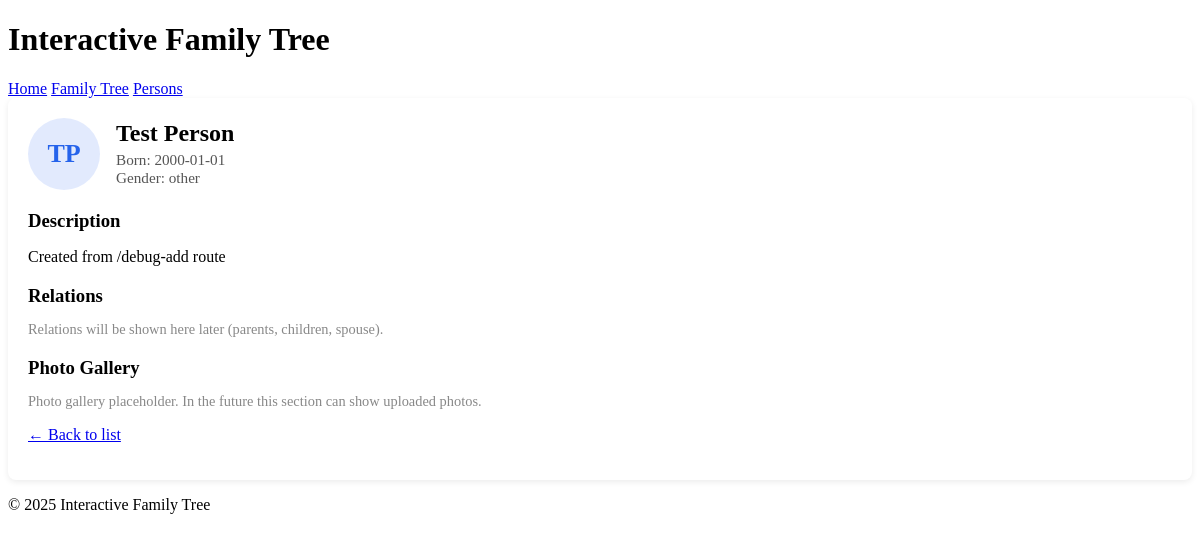
The page /persons/1 on the database its author committed.
### tables this page shows
CREATE TABLE persons (
    id INTEGER PRIMARY KEY AUTOINCREMENT,
    first_name TEXT NOT NULL,
    last_name TEXT,
    birth_date TEXT,
    death_date TEXT,
    gender TEXT,
    notes TEXT,
    created_at TEXT DEFAULT CURRENT_TIMESTAMP
);

### app.py (the view)
@app.route("/persons/<int:person_id>")
def person_detail(person_id):
    person = get_person(person_id)
    if person is None:
        return "Person not found", 404
    return render_template("person_detail.html", person=person)

### db.py (called while the page is built)
def get_db():
    conn = sqlite3.connect(DB_PATH)
    conn.row_factory = sqlite3.Row
    return conn

def get_person(person_id: int):
    conn = get_db()
    cur = conn.cursor()
    cur.execute("SELECT * FROM persons WHERE id = ?", (person_id,))
    rows = cur.fetchone()
    conn.close()
    return rows

### templates/person_detail.html (shortened to what this page needs)
{% extends "base.html" %}
{% block content %}
<div class="person-detail">
    <div class="person-header">
        <div class="person-avatar">
            <span class="avatar-initials">
                {{ person["first_name"][0] }}{% if person["last_name"] %}{{ person["last_name"][0] }}{% endif %}
            </span>
        </div>
        <div class="person-main-info">
            <h2>{{ person["first_name"] }} {{ person["last_name"] or "" }}</h2>
            <p class="person-dates">
                {% if person["birth_date"] %}
                    Born: {{ person["birth_date"] }}
                {% endif %}
            </p>
            {% if person["gender"] %}
                <p class="person-gender">Gender: {{ person["gender"] }}</p>
            {% endif %}
        </div>
    </div>
    <div class="person-body">
        <section class="person-section">
            <h3>Description</h3>
            {% if person["notes"] %}
                <p>{{ person["notes"] }}</p>
            {% else %}
                <p class="muted">No description yet.</p>
            {% endif %}
        </section>
        <section class="person-section">
            <h3>Relations</h3>
            <p class="muted">
                Relations will be shown here later (parents, children, spouse).
            </p>
        </section>
        <section class="person-section">
            <h3>Photo Gallery</h3>
            <p class="muted">
                Photo gallery placeholder. In the future this section can show uploaded photos.
            </p>
        </section>
    </div>
    <p>
        <a href="{{ url_for('persons') }}">← Back to list</a>
    </p>
</div>
{% endblock %}

### static/css/style.css (style rules this page uses)
.person-detail { background: #ffffff; padding: 20px; border-radius: 8px; box-shadow: 0 2px 6px rgba(0,0,0,0.08); }
.person-header { display: flex; align-items: center; gap: 16px; margin-bottom: 20px; }
.person-avatar { width: 72px; height: 72px; border-radius: 50%; background: #2563eb22; display: flex; align-items: center; justify-content: center; font-size: 26px; font-weight: bold; color: #2563eb; }
.person-main-info h2 { margin: 0 0 4px 0; }
.person-dates, .person-gender { margin: 0; color: #555; font-size: 0.95rem; }
.person-body { margin-top: 10px; }
.person-section { margin-bottom: 16px; }
.person-section h3 { margin-bottom: 4px; }
.muted { color: #888; font-size: 0.9rem; }

### rows shown on the page
persons: first_name "T", last_name "P", first_name "Test", last_name "Person", birth_date "2000-01-01", gender "other", notes "Created from /debug-add route"
